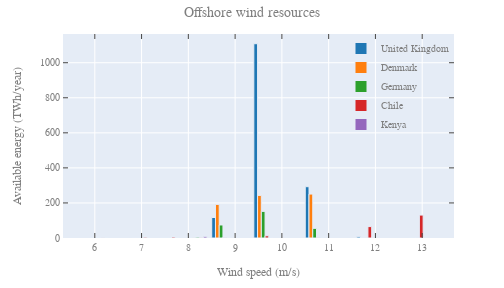

The notebook cell this image was saved under:
### Code cell
mpl_fig = plt.figure(figsize=(7, 4))
ax = mpl_fig.add_subplot(111)
x = [class2speed[i] for i in wind_res2[countries[0]].keys()]

for i, country in enumerate(countries):
    y = wind_res2[country].values()
    ax.bar(x, y, width=0.8)
ax.set_ylabel('Available energy (TWh/year)')
ax.set_xlabel('Wind speed (m/s)')
ax.set_title('Offshore wind resources')
#ax.set_yscale('log')
ax.grid(True)

plotly_fig = tls.mpl_to_plotly(mpl_fig)
for i, e in enumerate(plotly_fig['data']):
    e['name'] = countries[i]
plotly_fig["layout"]["showlegend"] = True
plotly_fig["layout"]['hovermode'] = 'x'

plotly_fig.update_layout(
    title=ax.get_title(),
    xaxis_title=ax.get_xlabel(),
    yaxis_title=ax.get_ylabel(),
    font=dict(
        family="Arial",
        size=10,
        color="#7f7f7f"
    )
)
plotly_fig.update_layout(
    title=dict(
        xanchor='center',
        x=0.5
    )
)
plotly_fig.update_layout(
    legend=dict(
        x=1,
        y=1,
        xanchor='right',
        bgcolor="rgba(0,0,0,0)",
        borderwidth=0
    )
)

plotly_fig.write_image("img2/fig3.png",scale=2)

iplot(plotly_fig, filename='ofs3')

### Figure 1 — Plotly figure (JSON) as saved in the notebook; plotly's stock layout.template omitted (floating-point values rounded to 4 significant figures)
{"data": [{"marker": {"color": "#1F77B4", "line": {"width": 1}}, "name": "United Kingdom", "opacity": 1, "orientation": "v", "type": "bar", "x": [6.1, 7, 7.6, 8.2, 8.7, 9.6, 10.7, 11.8, 12.9], "xaxis": "x", "y": [0, 0, 0, 0, 116.9, 1108.0, 292.7, 6.941, 0], "yaxis": "y"}, {"marker": {"color": "#FF7F0E", "line": {"width": 1}}, "name": "Denmark", "opacity": 1, "orientation": "v", "type": "bar", "x": [6.1, 7, 7.6, 8.2, 8.7, 9.6, 10.7, 11.8, 12.9], "xaxis": "x", "y": [0, 0, 0, 0.4586, 191.7, 243.1, 250.7, 0, 0], "yaxis": "y"}, {"marker": {"color": "#2CA02C", "line": {"width": 1}}, "name": "Germany", "opacity": 1, "orientation": "v", "type": "bar", "x": [6.1, 7, 7.6, 8.2, 8.7, 9.6, 10.7, 11.8, 12.9], "xaxis": "x", "y": [0, 0, 0, 5.089, 74.31, 151.9, 55.03, 0, 0], "yaxis": "y"}, {"marker": {"color": "#D62728", "line": {"width": 1}}, "name": "Chile", "opacity": 1, "orientation": "v", "type": "bar", "x": [6.1, 7, 7.6, 8.2, 8.7, 9.6, 10.7, 11.8, 12.9], "xaxis": "x", "y": [0.432, 4.767, 5.725, 3.558, 3.341, 12.72, 1.241, 65.11, 130.8], "yaxis": "y"}, {"marker": {"color": "#9467BD", "line": {"width": 1}}, "name": "Kenya", "opacity": 1, "orientation": "v", "type": "bar", "x": [6.1, 7, 7.6, 8.2, 8.7, 9.6, 10.7, 11.8, 12.9], "xaxis": "x", "y": [0, 0, 0, 9.513, 0, 0, 0, 0, 0], "yaxis": "y"}], "layout": {"autosize": false, "font": {"color": "#7f7f7f", "family": "Arial", "size": 10}, "height": 288, "hovermode": "x", "legend": {"bgcolor": "rgba(0,0,0,0)", "borderwidth": 0, "x": 1, "xanchor": "right", "y": 1}, "margin": {"b": 36, "l": 63, "pad": 0, "r": 50, "t": 34}, "showlegend": true, "title": {"text": "Offshore wind resources", "x": 0.5, "xanchor": "center"}, "width": 504, "xaxis": {"anchor": "y", "domain": [0, 1], "mirror": "ticks", "nticks": 10, "range": [5.32, 13.68], "showgrid": true, "showline": true, "side": "bottom", "tickfont": {"size": 10}, "ticks": "inside", "title": {"text": "Wind speed (m/s)"}, "type": "linear", "zeroline": false}, "yaxis": {"anchor": "x", "domain": [0, 1], "mirror": "ticks", "nticks": 7, "range": [0, 1164.0], "showgrid": true, "showline": true, "side": "left", "tickfont": {"size": 10}, "ticks": "inside", "title": {"text": "Available energy (TWh/year)"}, "type": "linear", "zeroline": false}}}
